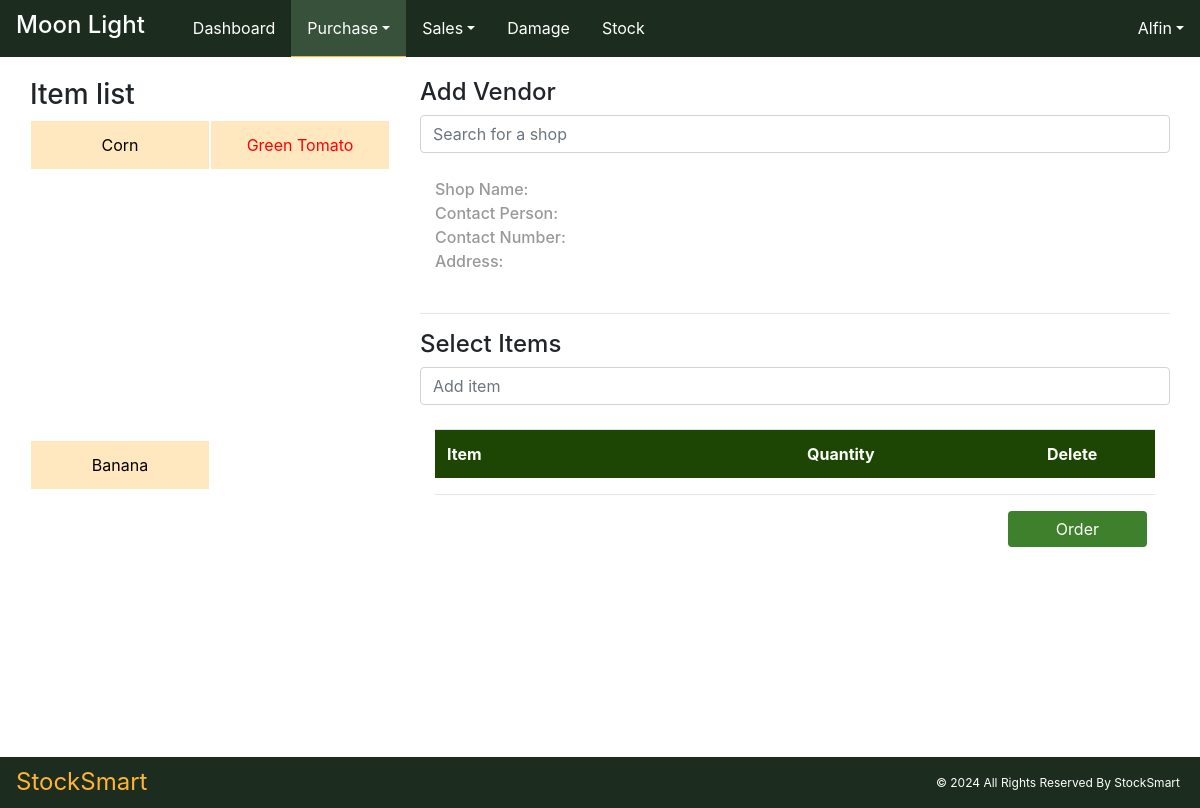
Page /Purchase/order/ (signed in) on the committed database.
### Core/models.py (models this page shows, shortened)
class companyprofileTable(models.Model):
    company_name = models.CharField(max_length=50, unique=True)
    company_person = models.CharField(max_length=50, null=True, blank=True)
    company_email = models.EmailField(max_length=100, unique=True)
    company_mobile = models.CharField(max_length=10, null=True, blank=True)
    company_address = models.CharField(max_length=100, null=True, blank=True)
    company_gst = models.CharField(max_length=20)
    company_threshold_Stock = models.PositiveIntegerField(default=0)

class itemTable(models.Model):
    UNIT_CHOICES = [
        ('Kilogram', 'Kg'),
        ('Pieces', 'Pcs'),
    ]
    CATEGORY_CHOICE = [
        ('Vegetables', 'Veg'),
        ('Fruits', 'Fru'),
    ]
    item_name = models.CharField(max_length=50, null=True, blank=True, unique=True)
    item_category = models.CharField(max_length=50, choices=CATEGORY_CHOICE)
    item_unit = models.CharField(max_length=15, choices=UNIT_CHOICES)

### User/models.py (models this page shows, shortened)
class User(AbstractUser):
    MY_ROLES =[
        ('Admin','Admin'),
        ('Staff','Staff'),
    ]
    role = models.CharField(max_length=50, choices=MY_ROLES)
    organization = models. CharField(max_length=50)

### Stock/models.py (models this page shows, shortened)
class stockTable(models.Model):
    st_item = models.OneToOneField(itemTable, on_delete=models.CASCADE)
    st_purchasesStock = models.PositiveIntegerField(default=0)
    st_soldStock = models.PositiveIntegerField(default=0)
    st_salesReturnStock = models.PositiveIntegerField(default=0)
    st_damageStock = models.PositiveIntegerField(default=0)
    st_remainingStock = models.PositiveIntegerField(default=0)

### Purchase/views.py (the view, shortened to what this page needs)
# urls.py: path('order/', views.order, name="order"),
@admin_required
def order(request):
    base_template = 'user/Index.html' if request.user.role == "Admin" else 'user/staff_index.html'
    vendor_data = vendorTable.objects.all()
    item_data = itemTable.objects.all()
    stock_data = stockTable.objects.all()
    company_data = companyprofileTable.objects.get()
    context = {
        'vendor_data': vendor_data,
        'item_data': item_data,
        'stock_data': stock_data,
        'base_template': base_template,
        'company_data': company_data,
    }
    return render(request, "purchase/Order.html", context)

### templates/purchase/Order.html (shortened to what this page needs)
<!DOCTYPE html>
{% extends base_template %}
{% load static %}
{% block content %}
<html lang="en">
<head>
    <link rel="stylesheet" href="https://ajax.googleapis.com/ajax/libs/jqueryui/1.12.1/themes/smoothness/jquery-ui.css">
    <link href="https://stackpath.bootstrapcdn.com/bootstrap/4.5.2/css/bootstrap.min.css" rel="stylesheet">
    <link href="{% static 'assets/style.css' %}" rel="stylesheet">
</head>
<body>
<div class="navheight"></div>
<br>
<br>
<div class="container-fluid d-flex flex-wrap">
    <div class="col-4">
    <h3>Item list</h3>
        <div class=" d-flex flex-wrap itemlist mb-2">
        {% for i in stock_data %}
        <button type="button" value="{{i.id}}" class=" col-6 itemButton {% if i.st_remainingStock < 10 %} itemButtonRed {% endif %}" >{{i.st_item.item_name}}</button>
        {% endfor %}
        </div>
    </div>
    <div class="col-8">
        <h4 class="">Add Vendor</h4>
        <form method="post" action="{% url 'order' %}" class="">
        <input name="vendor" type="text" id="shopSearch" placeholder="Search for a shop" class="form-control" required>
        <div class="d-flex">
        <div class="col-3 shop-details-header mt-4">
            <b>Shop Name:</b></br>
            <b>Contact Person:</b></br>
            <b>Contact Number:</b></br>
            <b>Address:</b>
        </div>
        <div id="shopDetails" class="shop-details container col-9 mt-4">
        </div>
        </div>
    <hr>
    <h4 class="mt-1">Select Items</h4>
    <div class="mt-1">
    <div class="">
    <input type="text" class="form-control small-input" id="input1" placeholder="Add item">
        <br>
    </div>
    </div>
    <div class="container ">
    <div id="item-list" class="">
            <table class="table" >
            <tr >
            <th class="headerx col-6" scope="col">Item</th>
            <th class="headerx col-4" scope="col">Quantity</th>
            <th class="headerx col-2" scope="col">Delete</th>
            </tr>
            </table>
    </div>
        <hr>
    <div class="d-flex justify-content-end my-3">
    <button class="btn btn-success mr-2 px-5" type="submit" id="orderButton">Order</button>
    </div>
    </div>
    </form>
    </div>
</div>
<div class="bottom-space"></div>
</body>
</html>
{% endblock %}

### templates/user/Index.html (shortened to what this page needs)
<!DOCTYPE html>
{%load static%}
<html lang="en">
<head>
    <link href="https://maxcdn.bootstrapcdn.com/bootstrap/4.5.2/css/bootstrap.min.css" rel="stylesheet">
    <link href="https://cdnjs.cloudflare.com/ajax/libs/font-awesome/6.0.0-beta3/css/all.min.css" rel="stylesheet">
    <link href="{% static 'assets/style.css' %}" rel="stylesheet">
</head>
<body>
<nav class="navbar navbar-expand-lg bg-success fixed-top">
    <h3 class="navbar-brand px-3" > {{company_data.company_name}}</h3>
        <div class=" collapse navbar-collapse my-0 justify-content-center" id="navbarNav" style="text-align: center;">
            <ul class="navbar-nav">
                <li id="homeBtn" class="nav-item ">
                    <a  class="nav-link" href="{% url 'index' %}">Dashboard</a>
                </li>
                <li id="purchaseBtn" class=" nav-item dropdown">
                    <a class="nav-link dropdown-toggle" href="#" id="navbarPurchaseDropdown" role="button" data-toggle="dropdown" aria-haspopup="true" aria-expanded="false">Purchase</a>
                </li>
                <li id="salesBtn" class="nav-item dropdown">
                    <a class="nav-link dropdown-toggle" href="#" id="navbarSalesDropdown" role="button" data-toggle="dropdown" aria-haspopup="true" aria-expanded="false">Sales</a>
                </li>
                <li id="navbarDamageDropdown" class="nav-item ">
                    <a  class="nav-link" href="{% url 'damage' %}">Damage</a>
                </li>
                <li id="navbarStockDropdown" class="nav-item ">
                    <a  class="nav-link" href="{% url 'stock_list' %}">Stock</a>
                </li>
            </ul>
                    <ul class="navbar-nav ml-auto ">
                        <li class="nav-item dropdown">
                            <a class="nav-link dropdown-toggle" href="#" id="navbarUserDropdown" role="button" data-toggle="dropdown" aria-haspopup="true" aria-expanded="false">{{ user.username }}</a>
                        </li>
                    </ul>
                </div>
</nav>
{% block content %}{% endblock %}
<div class="footer bg-success">
   <span class="navbar-brand px-3" style="color:#FFB533 !important;"> StockSmart</span>
    <p style="margin-top:15px; margin-right:20px;" class="py-">&copy; 2024 All Rights Reserved By StockSmart</p>
</div>
</body>
</html>

### static/assets/style.css (style rules this page uses)
.activex { color: #FFB533 !important; border-bottom: 1px solid #FFB533 !important; background-color: #37513A !important; }
.nav-item { border-bottom: 1px solid #1C2C1E; }
.alert-success, .bg-success, .text-success, .border-success { background-color: #1C2C1E !important; color: #ffffff !important; border-color: #your-border-color !important; }
body { overflow-x: hidden; height: 95vh; margin-bottom: 20px; }
a { text-decoration: none !important; }
table { margin-bottom: 0px !important; }
.bottom-space { height: 5vh; }
.navheight { height: 30px; }
.navbar { padding: 0Px !important; }
.nav-item { padding: .5rem .5rem; }
.navbar-brand { font-size: 1.5rem !important; }
.navbar a { color: #ffffff !important; text-decoration: none !important; }
.navbar a:active, { border-color: #your-new-active-border-color; color: #FFCC7B !important; }
.footer { display: flex; justify-content: space-between; }
.btn-success { background-color: #3F802D !important; color: #ffffff !important; border: none !important; border-color: #your-border-color !important; }
.headerx { background-color: rgb(29, 70, 4) !important; color: #fdfffa !important; }
th { background:rgba(227, 255, 227, 0) !important; }
.footer { position: fixed; left: 0; bottom: 0px; width: 100%; color: white; text-align: center; padding-top : 2px; font-size: 12px; }
ul { padding-left: 0; list-style-type: none; margin-bottom: 0; }
li { padding-top: 3px; }
.itemlist { overflow-x: hidden; height: 80vh; }
.itemButton { background-color: #FFE7C0 !important; text-align: center; height: 50px; border: .5px solid #FFFFFF; overflow: hidden; }
.shop-details { height: 120px; }
.shop-details-header { height: 120px; font-weight: 500; }
.shop-details-header b { font-weight: 500; color: #999999; }
.itemButtonRed { color: red; }

### rows in the picture
companyprofileTable: company_name "Moon Light"
User: username "Alfin"
stockTable: {{ i.id }} 1 (drawn), st_item.item_name "Corn"
stockTable: {{ i.id }} 2 (drawn), st_item.item_name "Green Tomato"
stockTable: {{ i.id }} 3 (drawn), st_item.item_name "Banana"
